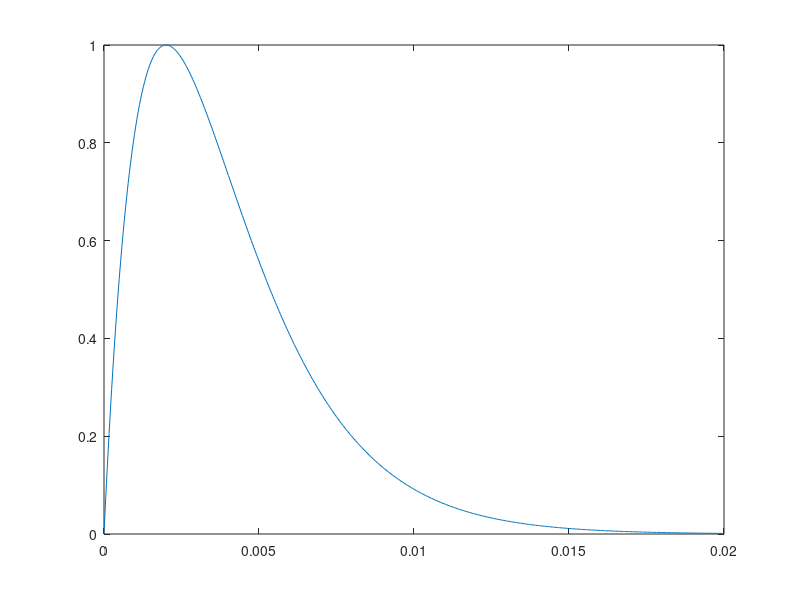

Recreate this plot in MATLAB.
fs = 24414.0625;
dur = 0.020;
time = 0: (1/fs): dur-(1/fs);
td = 0.0;
tau = dur/10;
v = (time > td).*(time-td)/tau;
v = v.*exp(-1.*v + 1);
% tau1 = dur/40;
% tau2 = dur/20;
% k = 1;
% v = k.*(exp(-time./tau1) - exp(-time./tau2));
plot(time, v);